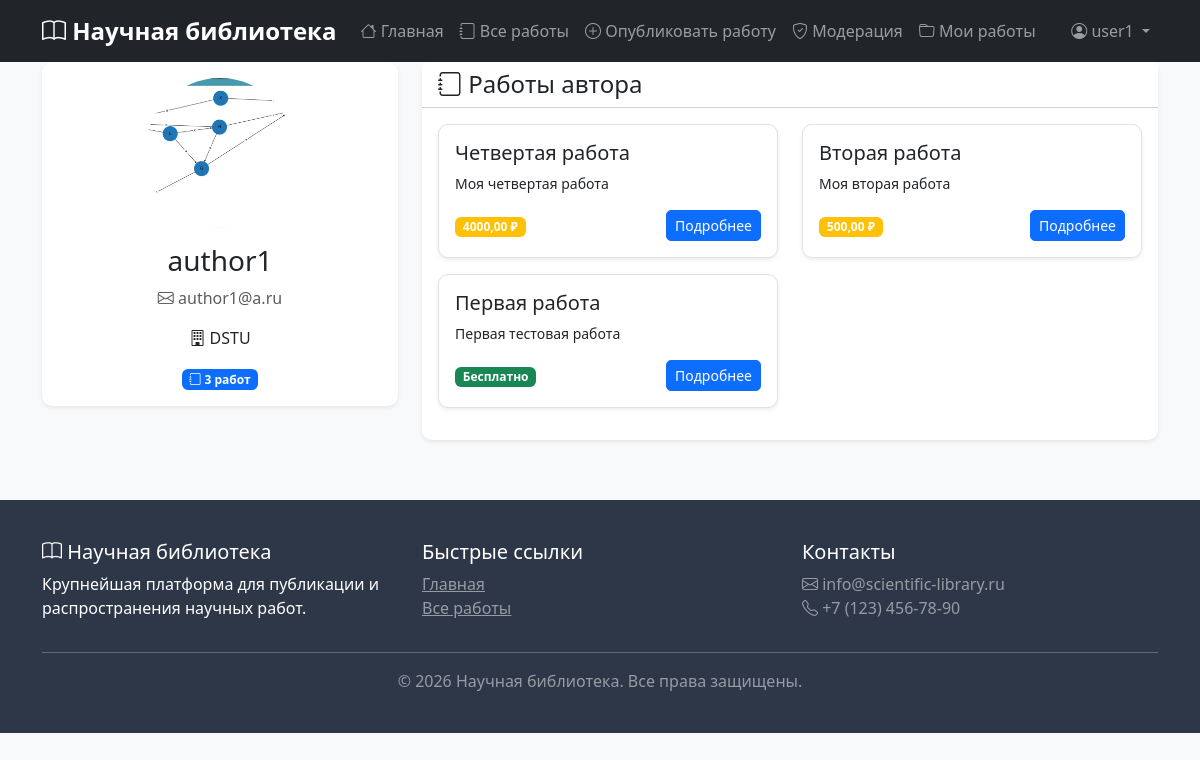
Page /accounts/author/3/ (signed in) on the committed database.
### accounts/models.py (models this page shows, shortened)
class User(AbstractUser):
    ROLE_CHOICES = [
        ('user', 'Пользователь'),
        ('author', 'Автор'),
        ('moderator', 'Модератор'),
        ('admin', 'Администратор'),
    ]
    role = models.CharField(max_length=20, choices=ROLE_CHOICES, default='user')
    email = models.EmailField(unique=True)
    def can_publish(self):
        return self.role in ['author', 'moderator', 'admin']
    def is_moderator(self):
        return self.role in ['moderator', 'admin']

class UserProfile(models.Model):
    user = models.OneToOneField(User, on_delete=models.CASCADE, related_name='profile')
    balance = models.DecimalField(max_digits=10, decimal_places=2, default=0.00)
    avatar = models.ImageField(upload_to='avatars/', null=True, blank=True)
    bio = models.TextField(max_length=500, blank=True)
    institution = models.CharField(max_length=200, blank=True, help_text="Научное учреждение")
    created_at = models.DateTimeField(auto_now_add=True)
    updated_at = models.DateTimeField(auto_now=True)

### works/models.py (models this page shows, shortened)
class Work(models.Model):
    STATUS_CHOICES = [
        ('pending', 'На модерации'),
        ('approved', 'Одобрено'),
        ('rejected', 'Отклонено'),
    ]
    title = models.CharField(max_length=200, verbose_name="Название")
    description = models.TextField(verbose_name="Описание")
    author = models.ForeignKey(
        settings.AUTH_USER_MODEL,
        on_delete=models.CASCADE,
        related_name='works',
        verbose_name="Автор"
    )
    categories = models.ManyToManyField(
        Category,
        related_name='works',
        blank=True,
        verbose_name="Категории"
    )
    file = models.FileField(upload_to='works/%Y/%m/%d/', verbose_name="Файл работы", null=True, blank=True)
    price = models.DecimalField(max_digits=10, decimal_places=2, default=0, verbose_name="Цена")
    moderation_status = models.CharField(max_length=20, choices=STATUS_CHOICES, default='pending')
    moderation_comment = models.TextField(blank=True)
    created_at = models.DateTimeField(auto_now_add=True)
    updated_at = models.DateTimeField(auto_now=True)
    published_at = models.DateTimeField(null=True, blank=True)
    downloads_count = models.PositiveIntegerField(default=0)
    class Meta:
        ordering = ['-created_at']
        verbose_name = "Работа"
        verbose_name_plural = "Работы"
    def is_free(self):
        return self.price == 0

### accounts/views.py (the view)
# urls.py: path('author/<int:user_id>/', views.author_detail, name='author_detail'),
@login_required
def author_detail(request, user_id):
    author = get_object_or_404(User, id=user_id)
    if author.role not in ['author', 'moderator', 'admin']:
        raise PermissionDenied("Этот пользователь не является автором")
    works = author.works.filter(moderation_status='approved')
    context = {
        'author': author,
        'works': works,
    }
    return render(request, 'accounts/author_detail.html', context)

### templates/accounts/author_detail.html (shortened to what this page needs)
{% extends 'base.html' %}
{% load static %}
{% block content %}
<div class="container">
    <div class="row">
        <div class="col-md-4 mb-4">
            <div class="card border-0 shadow-sm">
                <div class="card-body text-center">
                    {% if author.profile.avatar %}
                        <img src="{{ author.profile.avatar.url }}" alt="{{ author.username }}"
                             class="rounded-circle mb-3" style="width: 150px; height: 150px; object-fit: cover;">
                    {% else %}
                        <div class="rounded-circle bg-secondary text-white d-flex align-items-center justify-content-center mx-auto mb-3"
                             style="width: 150px; height: 150px; font-size: 64px;">
                            <i class="bi bi-person"></i>
                        </div>
                    {% endif %}
                    <h3>{{ author.username }}</h3>
                    <p class="text-muted">
                        <i class="bi bi-envelope"></i> {{ author.email }}
                    </p>
                    {% if author.profile.institution %}
                        <p>
                            <i class="bi bi-building"></i> {{ author.profile.institution }}
                        </p>
                    {% endif %}
                    <div class="mt-3">
                        <span class="badge bg-primary">
                            <i class="bi bi-journal"></i> {{ works.count }} работ
                        </span>
                    </div>
                </div>
            </div>
        </div>
        <div class="col-md-8">
            <div class="card border-0 shadow-sm">
                <div class="card-header bg-white">
                    <h4 class="mb-0"><i class="bi bi-journal"></i> Работы автора</h4>
                </div>
                <div class="card-body">
                    {% if works %}
                        <div class="row">
                            {% for work in works %}
                                <div class="col-md-6 mb-3">
                                    <div class="card h-100 border shadow-sm">
                                        <div class="card-body">
                                            <h5 class="card-title">{{ work.title }}</h5>
                                            <p class="card-text small">{{ work.description|truncatewords:20 }}</p>
                                            <div class="d-flex justify-content-between align-items-center">
                                                <div>
                                                    {% if work.is_free %}
                                                        <span class="badge bg-success">Бесплатно</span>
                                                    {% else %}
                                                        <span class="badge bg-warning">{{ work.price }} ₽</span>
                                                    {% endif %}
                                                </div>
                                                <a href="{% url 'works:work_detail' work.id %}" class="btn btn-sm btn-primary">
                                                    Подробнее
                                                </a>
                                            </div>
                                        </div>
                                    </div>
                                </div>
                            {% endfor %}
                        </div>
                    {% else %}
                        <div class="alert alert-info text-center">
                            <i class="bi bi-info-circle"></i>
                            У автора пока нет опубликованных работ
                        </div>
                    {% endif %}
                </div>
            </div>
        </div>
    </div>
</div>
{% endblock %}

### templates/base.html (shortened to what this page needs)
<!DOCTYPE html>
<html lang="ru">
<head>
    <link href="https://cdn.jsdelivr.net/npm/bootstrap@5.3.0/dist/css/bootstrap.min.css" rel="stylesheet">
    <link rel="stylesheet" href="https://cdn.jsdelivr.net/npm/bootstrap-icons@1.11.0/font/bootstrap-icons.css">
    {% load static %}
    <link href="{% static 'css/custom.css' %}" rel="stylesheet">
</head>
<body>
    <nav class="navbar navbar-expand-lg navbar-dark bg-dark sticky-top">
        <div class="container">
            <a class="navbar-brand" href="{% url 'index' %}">
                <i class="bi bi-book"></i> Научная библиотека
            </a>
            <div class="collapse navbar-collapse" id="navbarNav">
                <ul class="navbar-nav me-auto">
                    <li class="nav-item">
                        <a class="nav-link" href="{% url 'index' %}">
                            <i class="bi bi-house"></i> Главная
                        </a>
                    </li>
                    <li class="nav-item">
                        <a class="nav-link" href="{% url 'works:work_list' %}">
                            <i class="bi bi-journal"></i> Все работы
                        </a>
                    </li>
                    {% if user.is_authenticated %}
                        {% if user.can_publish %}
                        <li class="nav-item">
                            <a class="nav-link" href="{% url 'works:work_create' %}">
                                <i class="bi bi-plus-circle"></i> Опубликовать работу
                            </a>
                        </li>
                        {% endif %}
                        {% if user.is_moderator %}
                        <li class="nav-item">
                            <a class="nav-link" href="{% url 'moderation:queue' %}">
                                <i class="bi bi-shield-check"></i> Модерация
                            </a>
                        </li>
                        {% endif %}
                        <li class="nav-item">
                            <a class="nav-link" href="{% url 'works:my_works' %}">
                                <i class="bi bi-folder"></i> Мои работы
                            </a>
                        </li>
                    {% endif %}
                </ul>
                <ul class="navbar-nav">
                    {% if user.is_authenticated %}
                        <li class="nav-item dropdown">
                            <a class="nav-link dropdown-toggle" href="#" id="userDropdown" role="button" data-bs-toggle="dropdown">
                                <i class="bi bi-person-circle"></i> {{ user.username }}
                            </a>
                        </li>
                    {% endif %}
                </ul>
            </div>
        </div>
    </nav>
    <main>
        {% block content %}
        {% endblock %}
    </main>
    <footer class="footer">
        <div class="container">
            <div class="row">
                <div class="col-md-4">
                    <h5><i class="bi bi-book"></i> Научная библиотека</h5>
                    <p>Крупнейшая платформа для публикации и распространения научных работ.</p>
                </div>
                <div class="col-md-4">
                    <h5>Быстрые ссылки</h5>
                    <ul class="list-unstyled">
                        <li><a href="{% url 'index' %}" class="text-white-50">Главная</a></li>
                        <li><a href="{% url 'works:work_list' %}" class="text-white-50">Все работы</a></li>
                    </ul>
                </div>
                <div class="col-md-4">
                    <h5>Контакты</h5>
                    <p class="text-white-50">
                        <i class="bi bi-envelope"></i> info@scientific-library.ru<br>
                        <i class="bi bi-telephone"></i> +7 (123) 456-78-90
                    </p>
                </div>
            </div>
            <hr class="bg-light">
            <div class="text-center">
                <p class="text-white-50 mb-0">&copy; 2026 Научная библиотека. Все права защищены.</p>
            </div>
        </div>
    </footer>
</body>
</html>

### static/css/custom.css (style rules this page uses)
body { font-family: 'Segoe UI', Tahoma, Geneva, Verdana, sans-serif; background-color: #f8f9fa; }
.card { border-radius: 10px; transition: all 0.3s ease; }
.btn { border-radius: 5px; transition: all 0.3s ease; }
.card { animation: fadeIn 0.5s ease; }

### templates/base.html (style rules this page uses)
.navbar-brand { font-weight: bold; font-size: 1.5rem; }
.footer { background-color: #2d3748; color: white; padding: 40px 0; margin-top: 60px; }

### rows in the picture
User: username "user1"
User: profile.avatar (picture), username "author1", email "author1@a.ru", profile.institution "DSTU"
Work: title "Четвертая работа", description "Моя четвертая работа", price "4000,00"
Work: title "Вторая работа", description "Моя вторая работа", price "500,00"
Work: title "Первая работа", description "Первая тестовая работа", price "Бесплатно"

### other values in the picture
{{ works.count }} "3"
